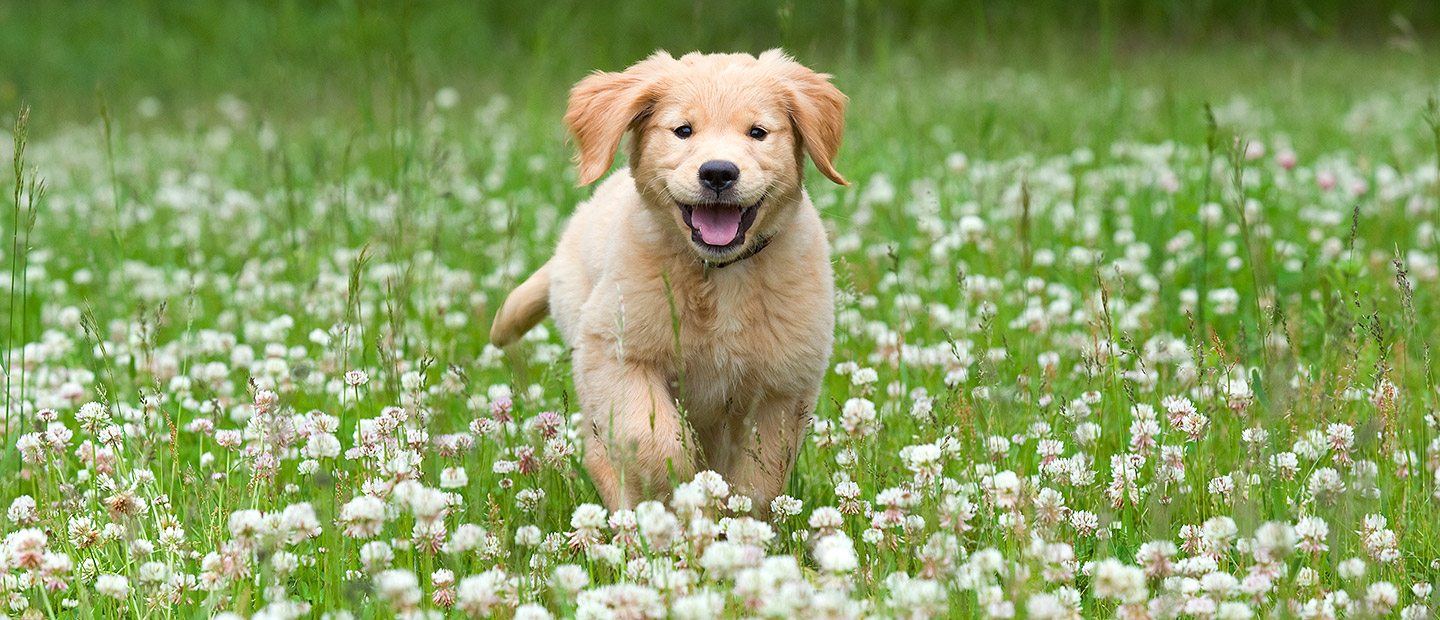
#> input picture image.png, 1440 x 620 px, found by its file name
$ python flip.py
#> lines starting #> are read from the running program, lines starting #| are printed output that depends on the picture
import cv2

image = cv2.imread("image.png")
#> image is the input picture: shape (620, 1440, 3); mean B, G, R 99.9, 160.2, 140.1

# Flip vertically (upside down)
flipped = cv2.flip(image, 0)
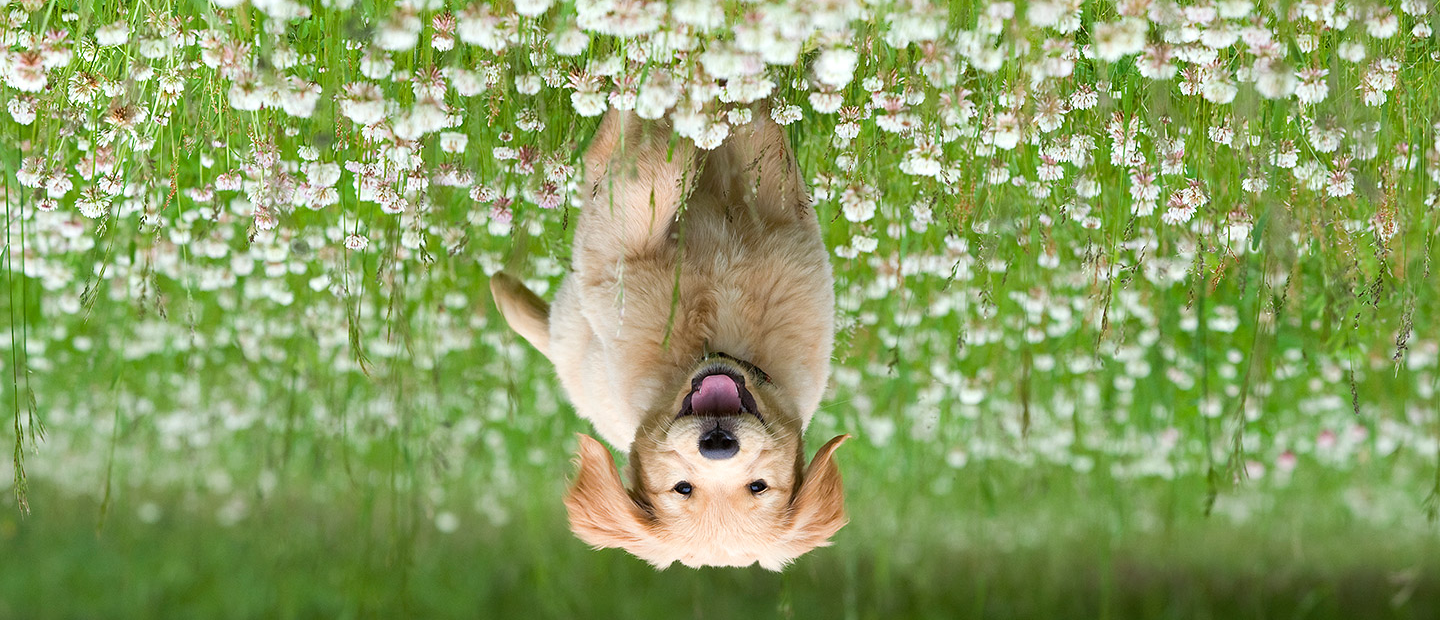
#> flipped: shape (620, 1440, 3); mean B, G, R 99.9, 160.2, 140.1

cv2.imshow("Flipped Image", flipped)
cv2.waitKey(0)
cv2.destroyAllWindows()
